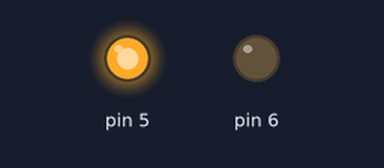
A sketch run on a simulated Arduino Uno, built with avr-gcc and run on an emulated ATmega328P. On the bench: output pins drawn as LEDs (lit = HIGH).

Above: at 0.05 s.
At 1.5 s:
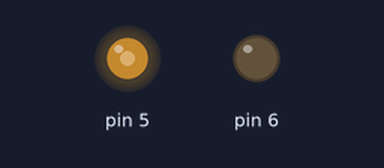
At 3.0 s:
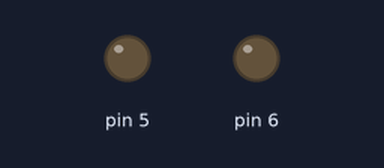
Timing chart, 0 to 6.9 s (numbered marks = the images above):
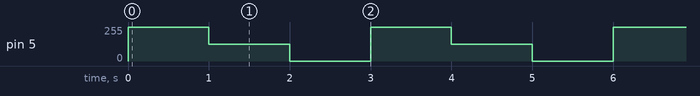

Measured:
- by itself, pin 5: repeats every 3.0 s: 127/255 1.0 s, 0/255 1.0 s, 255/255 1.0 s

The sketch:

expt14_motor_dir_spd_control.ino
```cpp
void setup()
{
 pinMode(5,OUTPUT);
 pinMode(6,OUTPUT);
}
void loop()
{
 analogWrite(5,255);
 analogWrite(6,0);
 delay(1000);
 analogWrite(5,127);
 analogWrite(6,0);
delay(1000);
analogWrite(5,0);
analogWrite(6,0);
delay(1000);
}
```
